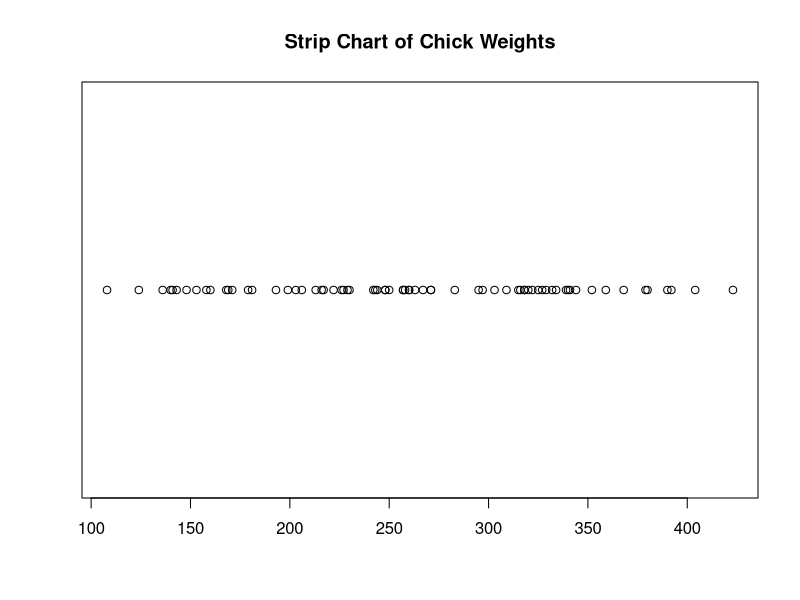
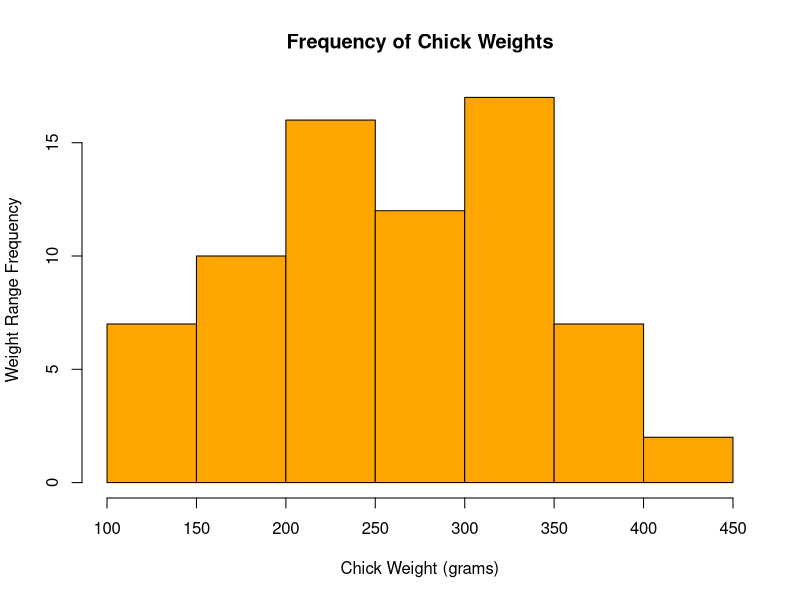
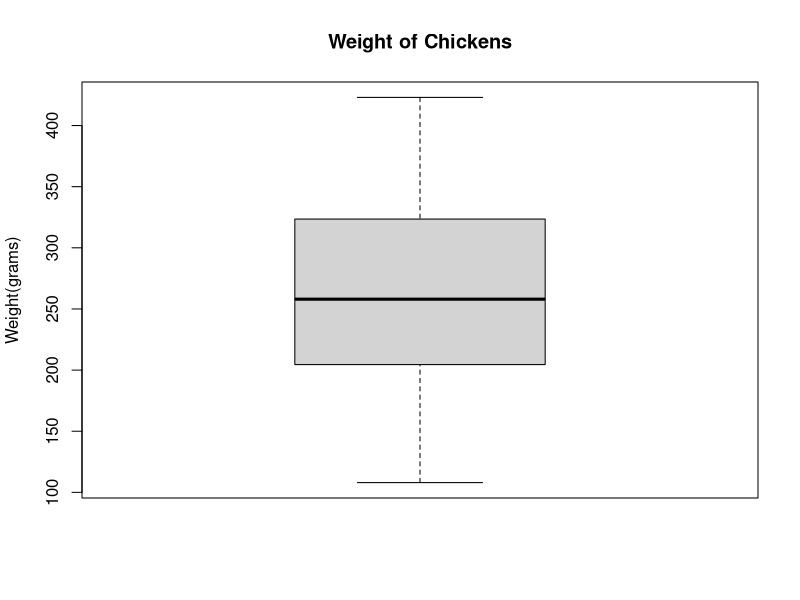
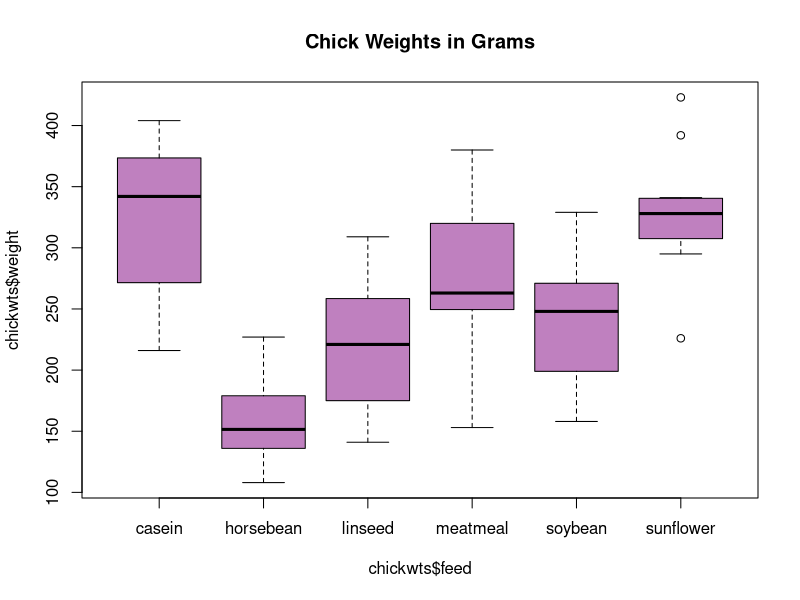
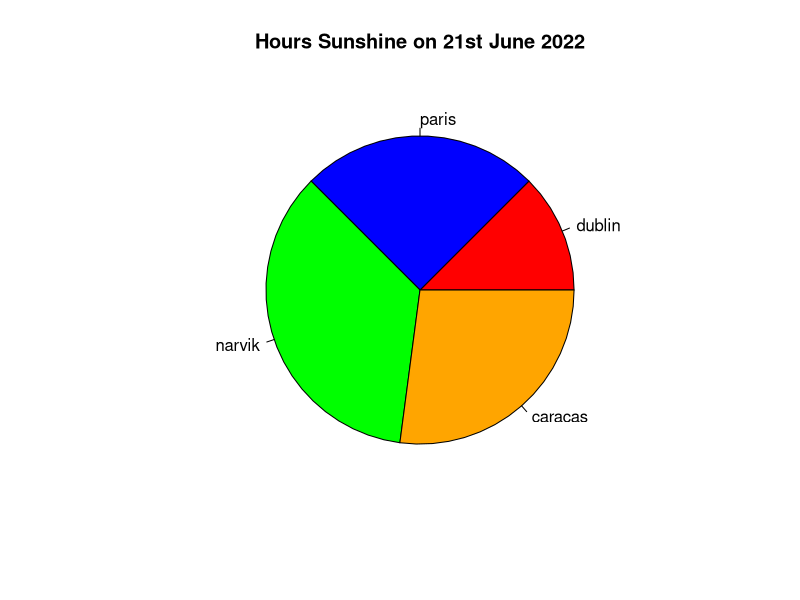

Here is the R script that generated these plots, in order:
#' @title 7_BasicPlots.R
#' @description Demonstrates strip, histogram, boxplot, scatterplot
#' @author NMCG
#' @bugs None
#' @keywords strip, histogram, boxplot, scatterplot

# query/list available data #################################################

data()

# examine data ##############################################################

chickwts

# access individual columns by name
chickwts$feed

# shown variable names
names(chickwts)

# show structure of the data
str(chickwts)

# show first or last N rows of data
head(chickwts, n = 10)
tail(chickwts, n = 12)

# show basic statistical summary (median, Q1,2,3 etc)
summary(chickwts)


# stripchart #################################################################

# title and plotting character set
stripchart(chickwts$weight, 
           main = "Strip Chart of Chick Weights",
           pch = 21)

# histogram #################################################################

# title and xy labels and color
hist(chickwts$weight, main = "Frequency of Chick Weights",
     xlab = "Chick Weight (grams)",
     ylab = "Weight Range Frequency",
     col = "orange")

# boxplot ###################################################################

boxplot(chickwts$weight,
        main = "Weight of Chickens",
        ylab = "Weight(grams)")

# box-plot (multiple categories using ~) ####################################

boxplot(chickwts$weight~chickwts$feed, 
        main = "Chick Weights in Grams",
        col = rgb(0.75, 0.5, 0.75))

# pie chart #################################################################

sunshinePerDay <- c(6, 12, 17, 13)
cities <- c("dublin", "paris", "narvik", "caracas")

# uncomment the parameters (i.e. edges, main, border) to see what each parameter does
pie(x = sunshinePerDay, 
    labels = cities, 
    edges = 64,
    main = "Hours Sunshine on 21st June 2022", 
    border = TRUE,
    col = c("red","blue","green","orange"))







